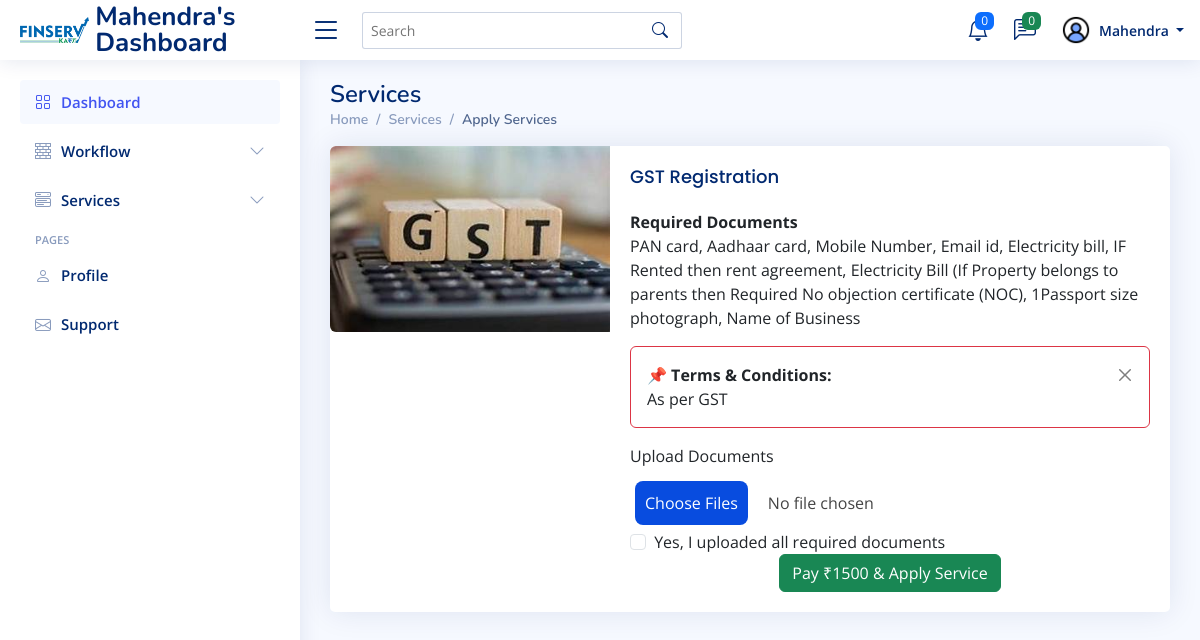
The app's page /customer/buy-service.php?id=9 (signed in) with its own data.
### tables this page shows
CREATE TABLE `customer` (
  `id` int(11) NOT NULL,
  `CustID` varchar(100) DEFAULT NULL,
  `fname` varchar(100) DEFAULT NULL,
  `lname` varchar(100) DEFAULT NULL,
  `email` varchar(200) DEFAULT NULL,
  `phone` varchar(255) DEFAULT NULL,
  `password` varchar(20) DEFAULT NULL,
  `referral` varchar(50) DEFAULT NULL,
  `regDate` varchar(50) DEFAULT NULL,
  `CProfile` varchar(255) DEFAULT NULL,
  `address` varchar(255) DEFAULT NULL,
  `fb` varchar(255) DEFAULT NULL,
  `insta` varchar(255) DEFAULT NULL,
  `linkedin` varchar(255) DEFAULT NULL,
  `twitter` varchar(255) DEFAULT NULL,
  `whatsapp` varchar(255) DEFAULT NULL,
  `IFSE` varchar(100) DEFAULT NULL,
  `bank` varchar(100) DEFAULT NULL,
  `branch` varchar(100) DEFAULT NULL,
  `ACNo` varchar(100) DEFAULT NULL
);

CREATE TABLE `services` (
  `id` int(11) NOT NULL,
  `service_name` varchar(255) NOT NULL,
  `service_image` varchar(255) NOT NULL,
  `required_documents` text NOT NULL,
  `service_price` varchar(10) DEFAULT NULL,
  `govt_fees` varchar(50) DEFAULT NULL,
  `percentage` varchar(50) DEFAULT NULL,
  `total_amt` varchar(50) DEFAULT NULL,
  `commission` varchar(50) DEFAULT NULL,
  `terms` text DEFAULT NULL
);

### customer/buy-service.php (the view, shortened to what this page needs)
<?php session_start();
   include_once('../include/config.php');
   if (strlen($_SESSION['id']==0)) {
   header('location:logout.php');
   } else{
   ?>
<!DOCTYPE html>
<html lang="en">
   <head>
      <link href="assets/vendor/bootstrap/css/bootstrap.min.css" rel="stylesheet">
      <link href="assets/vendor/bootstrap-icons/bootstrap-icons.css" rel="stylesheet">
      <link href="assets/vendor/boxicons/css/boxicons.min.css" rel="stylesheet">
      <link href="assets/vendor/quill/quill.snow.css" rel="stylesheet">
      <link href="assets/vendor/quill/quill.bubble.css" rel="stylesheet">
      <link href="assets/vendor/remixicon/remixicon.css" rel="stylesheet">
      <link href="assets/vendor/simple-datatables/style.css" rel="stylesheet">
      <link href="https://cdnjs.cloudflare.com/ajax/libs/font-awesome/5.10.0/css/all.min.css" rel="stylesheet">
      <link href="https://cdn.jsdelivr.net/npm/bootstrap-icons@1.4.1/font/bootstrap-icons.css" rel="stylesheet">
      <link href="assets/css/style.css" rel="stylesheet">
   </head>
   <body>
      <?php include("include/header.php"); ?>
      <?php include("include/sider.php"); ?>
      <main id="main" class="main">
      <div class="pagetitle">
         <h1>Services</h1>
         <nav>
            <ol class="breadcrumb">
               <li class="breadcrumb-item"><a href="dashboard.php">Home</a></li>
               <li class="breadcrumb-item">Services</li>
               <li class="breadcrumb-item active">Apply Services</li>
            </ol>
         </nav>
      </div>
      <?php
         $servid=$_GET['id'];
         $query=mysqli_query($con,"select * from services where id='$servid'");
         while($result=mysqli_fetch_array($query))
         {?>
      <section class="section">
         <div class="card mb-3">
            <div class="row g-0">
               <div class="col-md-4">
                  <img src="../admin/assets/services/<?php echo $result['service_image']; ?>" class="img-fluid rounded-start" alt="...">
               </div>
               <div class="col-md-8">
                  <div class="card-body">
                     <h5 class="card-title"><?php echo $result['service_name']; ?></h5>
                     <?php
                     $required_documents = $result['required_documents'];
                     $documentsArray = explode("\n", $required_documents);
                     $documentsArray = array_map('trim', $documentsArray);
                     $formattedDocuments = implode(", ", $documentsArray);
                     $terms = $result["terms"];
                     $terms = preg_replace('/\/(?!$)/', '<br>', $terms);
                     $terms = rtrim($terms, "/");
                     ?>
                     <p><b>Required Documents</b><br/><?php echo $formattedDocuments; ?></p>
                     <?php if (!empty($terms)) {
                     ?>
                     <div class='alert border-danger alert-dismissible fade show' role='alert'>
                     <b>&#128204; Terms & Conditions:</b><br/>
                       <?= $terms ?>
                     <button type='button' class='btn-close' data-bs-dismiss='alert' aria-label='Close alert'></button>
                     </div>
                     <?php } ?>
                     <form action="../SabPaisaPostPgRequest.php" method="post" enctype="multipart/form-data">
    <div class="col-12">
        <label for="inputPassword4" class="form-label">Upload Documents</label>
        <input type="file" name="file[]" accept=".xlsx, .xls, .csv, .pdf, .png, .jpg, .jpeg, .doc, .docx, .txt, .pptx, .zip, .rar" multiple required>
    </div>
    <div class="col-12">
        <input class="form-check-input me-1" type="checkbox" value="" aria-label="..." required>
        Yes, I uploaded all required documents
    </div>
    <div class="text-center">
        <button type="submit" class="btn btn-success">Pay ₹<?php echo $result['total_amt']; ?> & Apply Service</button>
    </div>
</form>
                     </div>
                  </div>
               </div>
            </div>
         </section>
      </main>
      <?php } ?>
   </body>
</html>
<?php } ?>

### customer/include/header.php (shortened to what this page needs)
<?php session_start();
   include_once('../include/config.php');
?>
  <?php
  $userid=$_SESSION['id'];
  $query=mysqli_query($con,"select * from customer where id='$userid'");
  while($result=mysqli_fetch_array($query))
  {?>
  <header id="header" class="header fixed-top d-flex align-items-center">
    <div class="d-flex align-items-center justify-content-between">
      <a href="dashboard.php" class="logo d-flex align-items-center">
        <img src="include/logo.webp" alt="">
        <span class="d-none d-lg-block"><?php echo $result['fname'];?>'s Dashboard</span>
      </a>
      <i class="bi bi-list toggle-sidebar-btn"></i>
    </div>
    <div class="search-bar">
      <form class="search-form d-flex align-items-center" method="POST" action="#">
        <input type="text" name="query" placeholder="Search" title="Enter search keyword">
        <button type="submit" title="Search"><i class="bi bi-search"></i></button>
      </form>
    </div>
    <nav class="header-nav ms-auto">
      <ul class="d-flex align-items-center">
        <li class="nav-item dropdown">
          <a class="nav-link nav-icon" href="#" data-bs-toggle="dropdown">
            <i class="bi bi-bell"></i>
            <span class="badge bg-primary badge-number">0</span>
          </a>
        </li>
        <li class="nav-item dropdown">
          <a class="nav-link nav-icon" href="#" data-bs-toggle="dropdown">
            <i class="bi bi-chat-left-text"></i>
            <span class="badge bg-success badge-number">0</span>
          </a>
        </li>
        <li class="nav-item dropdown pe-3">
          <a class="nav-link nav-profile d-flex align-items-center pe-0" href="#" data-bs-toggle="dropdown">
            <?php $profileImage = empty($result['CProfile']) ? 'assets/profile/avatar.png' : 'assets/profile/' . $result['CProfile'];?>
            <img src="<?php echo $profileImage; ?>" alt="Profile" class="rounded-circle" height="30" width="30" style="object-fit: cover;">
            <span class="d-none d-md-block dropdown-toggle ps-2">
            <?php echo $result['fname'];?>
            </span>
          </a>
        </li>
      </ul>
    </nav>
  </header>
  <?php } ?>

### customer/assets/css/style.css (style rules this page uses)
:root { scroll-behavior: smooth; }
body { font-family: "Open Sans", sans-serif; background: #f6f9ff; color: #444444; }
a { color: #4154f1; text-decoration: none; }
h1, h2, h3, h4, h5, h6 { font-family: "Nunito", sans-serif; }
#main { margin-top: 60px; padding: 20px 30px; transition: all 0.3s; }
.pagetitle { margin-bottom: 10px; }
.pagetitle h1 { font-size: 24px; margin-bottom: 0; font-weight: 600; color: #012970; }
.card { margin-bottom: 30px; border: none; border-radius: 5px; box-shadow: 0px 0 30px rgba(1, 41, 112, 0.1); }
.card-title { padding: 20px 0 15px 0; font-size: 18px; font-weight: 500; color: #012970; font-family: "Poppins", sans-serif; }
.card-body { padding: 0 20px 20px 20px; }
.btn-close { background-size: 25%; }
.breadcrumb { font-size: 14px; font-family: "Nunito", sans-serif; color: #899bbd; font-weight: 600; }
.breadcrumb a { color: #899bbd; transition: 0.3s; }
.breadcrumb .breadcrumb-item::before { color: #899bbd; }
.breadcrumb .active { color: #51678f; font-weight: 600; }
.logo { line-height: 1; }
@media (min-width: 1200px) { .logo { width: 280px; } }
.logo img { max-height: 26px; margin-right: 6px; }
.logo span { font-size: 26px; font-weight: 700; color: #012970; font-family: "Nunito", sans-serif; }
.header { transition: all 0.5s; z-index: 997; height: 60px; box-shadow: 0px 2px 20px rgba(1, 41, 112, 0.1); background-color: #fff; padding-left: 20px; }
.header .toggle-sidebar-btn { font-size: 32px; padding-left: 10px; cursor: pointer; color: #012970; }
.header .search-bar { min-width: 360px; padding: 0 20px; }
.header .search-form { width: 100%; }
.header .search-form input { border: 0; font-size: 14px; color: #012970; border: 1px solid rgba(1, 41, 112, 0.2); padding: 7px 38px 7px 8px; border-radius: 3px; transition: 0.3s; width: 100%; }
.header .search-form button { border: 0; padding: 0; margin-left: -30px; background: none; }
.header .search-form button i { color: #012970; }
.header-nav ul { list-style: none; }
.header-nav>ul { margin: 0; padding: 0; }
.header-nav .nav-icon { font-size: 22px; color: #012970; margin-right: 25px; position: relative; }
.header-nav .nav-profile { color: #012970; }
.header-nav .nav-profile img { max-height: 36px; }
.header-nav .nav-profile span { font-size: 14px; font-weight: 600; }
.header-nav .badge-number { position: absolute; inset: -2px -5px auto auto; font-weight: normal; font-size: 12px; padding: 3px 6px; }
@media (min-width: 1200px) { #main, #footer { margin-left: 300px; } }

### customer/buy-service.php (style rules this page uses)
input[type=file] { width: 100%; max-width: 100%; color: #444; padding: 5px; background: #fff; border-radius: 8px; }

### records on screen
customer: fname "Mahendra", CProfile (placeholder picture)
services: service_image (picture), service_name "GST Registration", required_documents "PAN card, Aadhaar card, Mobile Number, Email id, Electricity bill, IF Rented then rent agreement, Electricity Bill (If Property belongs to parents then Required No objection certificate (NOC), 1Passport size photograph, Name of Business", terms "As per GST", total_amt "1500"
